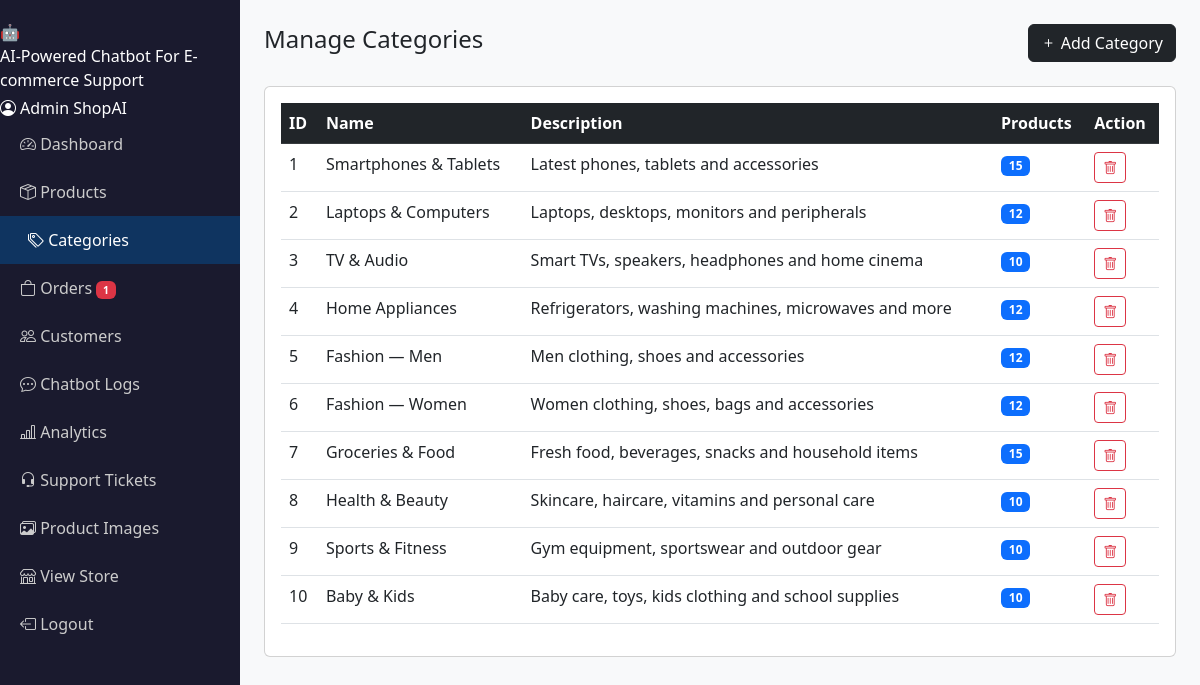
Screenshot of /admin/categories.php (signed in) with the database file from the repository.
### tables this page shows
CREATE TABLE categories (
    id INT AUTO_INCREMENT PRIMARY KEY,
    name VARCHAR(100) NOT NULL,
    description TEXT
);

### admin/categories.php (the view, shortened to what this page needs)
<?php require_once 'includes/admin_header.php'; ?>
<?php
$cats = $conn->query("SELECT c.*, COUNT(p.id) as product_count FROM categories c LEFT JOIN products p ON c.id=p.category_id GROUP BY c.id");
?>
<div class="admin-content">
    <div class="d-flex justify-content-between align-items-center mb-4">
        <h4>Manage Categories</h4>
        <button class="btn btn-dark" data-bs-toggle="modal" data-bs-target="#catModal">
            <i class="bi bi-plus"></i> Add Category
        </button>
    </div>
    <div class="card p-3">
        <table class="table table-hover">
            <thead class="table-dark"><tr><th>ID</th><th>Name</th><th>Description</th><th>Products</th><th>Action</th></tr></thead>
            <tbody>
            <?php while ($c = $cats->fetch_assoc()): ?>
            <tr>
                <td><?= $c['id'] ?></td>
                <td><?= htmlspecialchars($c['name']) ?></td>
                <td><?= htmlspecialchars($c['description']) ?></td>
                <td><span class="badge bg-primary"><?= $c['product_count'] ?></span></td>
                <td>
                    <form method="POST" class="d-inline" onsubmit="return confirm('Delete category?')">
                        <button class="btn btn-sm btn-outline-danger"><i class="bi bi-trash"></i></button>
                    </form>
                </td>
            </tr>
            <?php endwhile; ?>
            </tbody>
        </table>
    </div>
</div>
<?php require_once 'includes/admin_footer.php'; ?>

### ecommerce-chatbot/assets/css/style.css (style rules this page uses)
body { font-family: 'Segoe UI', sans-serif; background: #f8f9fa; }
.admin-content { margin-left: 240px; padding: 24px; }

### rows the page displays
categories: id "1", name "Smartphones & Tablets", description "Latest phones, tablets and accessories", product_count "15"
categories: id "2", name "Laptops & Computers", description "Laptops, desktops, monitors and peripherals", product_count "12"
categories: id "3", name "TV & Audio", description "Smart TVs, speakers, headphones and home cinema", product_count "10"
categories: id "4", name "Home Appliances", description "Refrigerators, washing machines, microwaves and more", product_count "12"
categories: id "5", name "Fashion — Men", description "Men clothing, shoes and accessories", product_count "12"
categories: id "6", name "Fashion — Women", description "Women clothing, shoes, bags and accessories", product_count "12"
categories: id "7", name "Groceries & Food", description "Fresh food, beverages, snacks and household items", product_count "15"
categories: id "8", name "Health & Beauty", description "Skincare, haircare, vitamins and personal care", product_count "10"
categories: id "9", name "Sports & Fitness", description "Gym equipment, sportswear and outdoor gear", product_count "10"
categories: id "10", name "Baby & Kids", description "Baby care, toys, kids clothing and school supplies", product_count "10"

### other values shown
SITE_NAME "AI-Powered Chatbot For E-commerce Support"
$_SESSION['user_name'] "Admin ShopAI"
$label "Dashboard"
$label "Products"
$label "Categories"
$label "Orders"
$pending_count "1"
$label "Customers"
$label "Chatbot Logs"
$label "Analytics"
$label "Support Tickets"
$label "Product Images"
$label "View Store"
